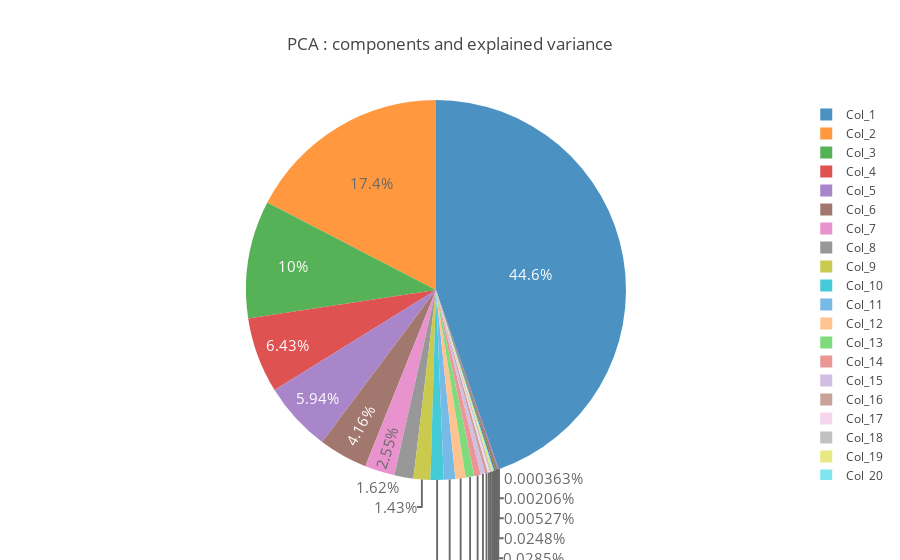

Write notebook code for a chart like this one.
### Code cell
var_pca = pd.DataFrame(pca.explained_variance_ratio_)
labels = []
for i in range(1,31):
    labels.append('Col_'+str(i))
trace = go.Pie(labels = labels, values = var_pca[0].values, opacity = 0.8,
               textfont=dict(size=15))
layout = dict(title =  'PCA : components and explained variance')
fig = dict(data = [trace], layout=layout)
py.iplot(fig)

### Figure 1 — Plotly figure (JSON) as saved in the notebook; plotly's stock layout.template omitted (floating-point values rounded to 4 significant figures)
{"data": [{"labels": ["Col_1", "Col_2", "Col_3", "Col_4", "Col_5", "Col_6", "Col_7", "Col_8", "Col_9", "Col_10", "Col_11", "Col_12", "Col_13", "Col_14", "Col_15", "Col_16", "Col_17", "Col_18", "Col_19", "Col_20", "Col_21", "Col_22", "Col_23", "Col_24", "Col_25", "Col_26", "Col_27", "Col_28", "Col_29", "Col_30"], "opacity": 0.8, "textfont": {"size": 15}, "type": "pie", "uid": "6308ffb6-dc82-4614-a091-17d14ea6babf", "values": [0.4464, 0.1739, 0.1001, 0.06426, 0.05943, 0.04158, 0.02546, 0.01622, 0.01433, 0.01125, 0.009802, 0.008636, 0.00741, 0.005452, 0.003703, 0.00254, 0.001716, 0.001519, 0.001303, 0.001113, 0.0009035, 0.0007687, 0.0006885, 0.0004771, 0.0004077, 0.000285, 0.0002481, 5.267e-05, 2.057e-05, 3.632e-06]}], "layout": {"title": {"text": "PCA : components and explained variance"}}}
